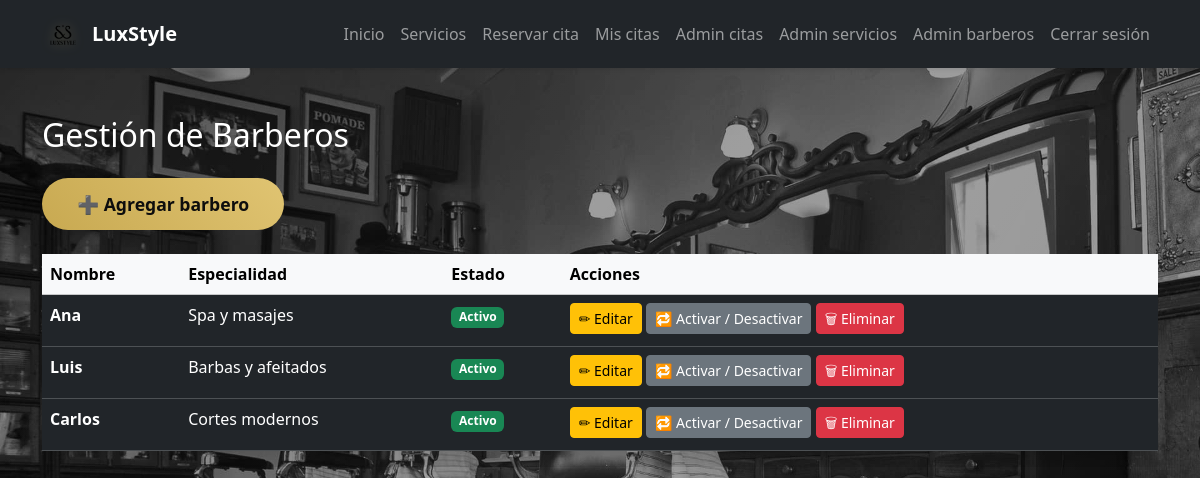
Page /admin/barbers (signed in) on the committed database.
### app.py (models this page shows)
class Barber(db.Model):
    __tablename__ = "barbers"
    id = db.Column(db.Integer, primary_key=True)
    name = db.Column(db.String(120), nullable=False)
    specialty = db.Column(db.String(120))
    is_active = db.Column(db.Boolean, default=True)
    appointments = db.relationship("Appointment", back_populates="barber")

### app.py (the view)
@app.route("/admin/barbers")
def admin_barbers():
    if session.get("role") != "admin":
        flash("No tienes permiso", "danger")
        return redirect(url_for("index"))
    barbers = Barber.query.order_by(Barber.id.desc()).all()
    return render_template("admin_barbers.html", barbers=barbers)

### templates/admin_barbers.html (shortened to what this page needs)
{% extends "base.html" %}
{% block content %}
<h2 class="mb-4 text-white" data-aos="fade-down">Gestión de Barberos</h2>
<a href="{{ url_for('add_barber') }}" class="btn btn-hero mb-4" data-aos="fade-right">
    ➕ Agregar barbero
</a>
<div class="table-responsive" data-aos="zoom-in">
    <table class="table table-dark table-hover shadow-lg rounded">
        <thead class="table-light text-dark">
            <tr>
                <th>Nombre</th>
                <th>Especialidad</th>
                <th>Estado</th>
                <th>Acciones</th>
            </tr>
        </thead>
        <tbody>
        {% for b in barbers %}
            <tr>
                <td class="fw-bold">{{ b.name }}</td>
                <td>{{ b.specialty or "—" }}</td>
                <td>
                    {% if b.is_active %}
                    <span class="badge bg-success">Activo</span>
                    {% else %}
                    <span class="badge bg-danger">Inactivo</span>
                    {% endif %}
                </td>
                <td>
                    <a href="{{ url_for('edit_barber', barber_id=b.id) }}"
                       class="btn btn-warning btn-sm mb-1">✏ Editar</a>
                    <a href="{{ url_for('toggle_barber', barber_id=b.id) }}"
                       class="btn btn-secondary btn-sm mb-1 btn-confirm"
                       data-message="¿Cambiar estado del barbero?">
                        🔁 Activar / Desactivar
                    </a>
                    <a href="{{ url_for('delete_barber', barber_id=b.id) }}"
                       class="btn btn-danger btn-sm mb-1 btn-confirm"
                       data-message="⚠ ¿Eliminar barbero? Esta acción no se puede deshacer.">
                        🗑 Eliminar
                    </a>
                </td>
            </tr>
        {% endfor %}
        </tbody>
    </table>
</div>
{% endblock %}

### static/css/styles.css (style rules this page uses)
body { font-family: system-ui, -apple-system, "Segoe UI", sans-serif; color: #f2f2f2; background-image: url("../img/fondo.jpg"); background-position: center top; background-repeat: no-repeat; background-size: cover; background-attachment: fixed; background-color: #000; position: relative; }
body::before { content: ""; position: fixed; top: 0; left: 0; width: 100%; height: 100%; background: rgba(0,0,0,0.40); z-index: -2; }
body::after { content: ""; position: fixed; top: 0; left: 0; width: 100%; height: 100%; pointer-events: none; background: linear-gradient( 120deg, transparent 0%, rgba(255,255,255,0.08) 50%, transparent 100% ); animation: shineMove 6s ease-in-out infinite; z-index: -1; }
.btn-hero { background: linear-gradient(45deg, #c8a951, #e0c472); color: #0d0d0d; border-radius: 50px; padding: 0.8rem 2.2rem; font-size: 1.1rem; font-weight: bold; border: none; position: relative; overflow: hidden; transition: transform 0.3s ease; }

### rows in the picture
Barber: name "Ana", specialty "Spa y masajes", is_active "Activo"
Barber: name "Luis", specialty "Barbas y afeitados", is_active "Activo"
Barber: name "Carlos", specialty "Cortes modernos", is_active "Activo"
